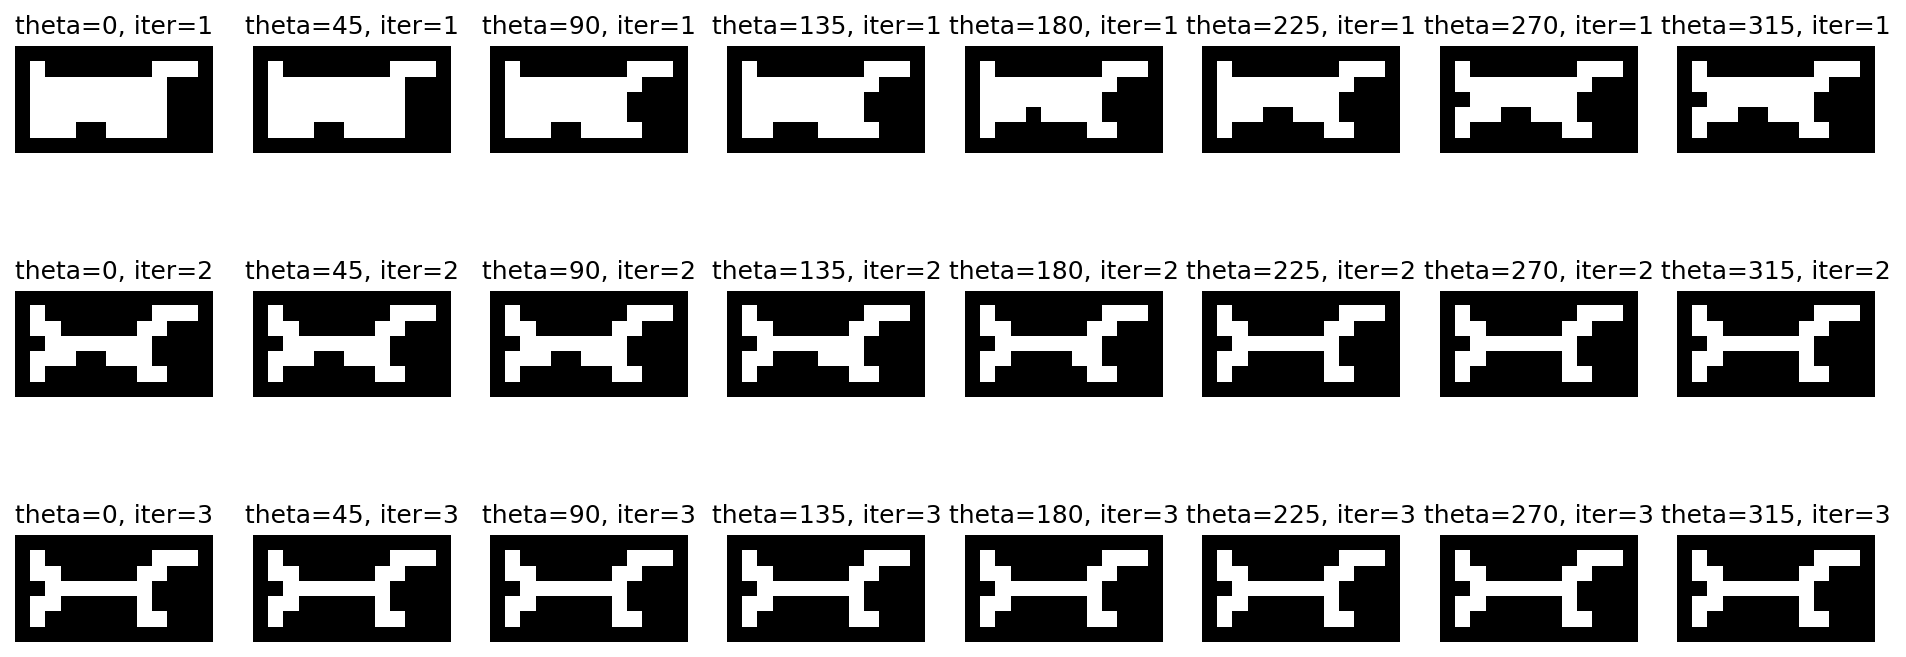

The script that saved this image:
import numpy as np
import matplotlib.pyplot as plt
import sys
from pathlib import Path
import ia870 as ia

# %% Figure923

# %% Init
Fig = 1
NR = 3
NC = 8
SDCCompare = 1

# %% Data
Choix = 1
if Choix == 1:
    X = np.ones((7, 13), dtype=bool)
    X[0, :] = False
    X[-1, :] = False
    X[:, 0] = False
    X[:, -1] = False
    X[-2, 4:6] = False
    X[2:, -3:-1] = False
elif Choix == 2:
    X = np.array([
        [0,0,0,0,0,0,0,0,0,0,0,0,0],
        [0,1,1,1,1,1,1,1,1,1,1,1,0],
        [0,1,1,1,1,1,1,1,1,1,1,1,0],
        [0,0,1,1,1,1,1,1,1,1,0,0,0],
        [0,0,0,1,1,1,1,1,1,1,0,0,0],
        [0,0,0,0,1,1,1,1,1,1,0,0,0],
        [0,0,0,0,0,1,1,1,1,1,0,0,0],
        [0,0,0,0,0,0,0,0,0,0,0,0,0],
    ], dtype=bool)
else:
    raise ValueError('Plouc')

# %% SDC Manual Thinning
fig1 = plt.figure(Fig, figsize=(16, 6))
Fig += 1

Y1 = X.copy()
Iter1 = 1
while True:
    YOld1 = Y1.copy()

    L = ia.iahomothin()
    ia.iaintershow(L)

    for cpt in range(1, 9):
        HMT1 = ia.iasupgen(Y1, L)
        Y1 = ia.iasubm(Y1, HMT1)

        subplot_idx = cpt + (Iter1 - 1) * NC
        if subplot_idx <= NR * NC:
            plt.subplot(NR, NC, subplot_idx)
            plt.imshow(Y1, cmap='gray')
            plt.axis('off')
            plt.title(f'theta={45 * (cpt - 1)}, iter={Iter1}')

        L = ia.iainterot(L, 45)
        ia.iaintershow(L)

    if np.array_equal(YOld1, Y1):
        break
    else:
        Iter1 += 1

# %% SDC All in one thinning
Y2 = ia.iathin(X, ia.iahomothin(), -1, 45, 'CLOCKWISE')

# %% Check
if SDCCompare:
    OK2 = np.array_equal(Y1, Y2)
    print(f'OK2 = {OK2}')

# %% Final display
fig2 = plt.figure(Fig, figsize=(8, 4))
plt.subplot(1, 2, 1)
plt.imshow(X, cmap='gray')
plt.title('X')
plt.axis('off')

plt.subplot(1, 2, 2)
plt.imshow(Y1, cmap='gray')
plt.title('Y')
plt.axis('off')

plt.tight_layout()

# %% Print
fig1.savefig('Figure923.png', dpi=150, bbox_inches='tight')
fig2.savefig('Figure923Bis.png', dpi=150, bbox_inches='tight')
plt.show()
